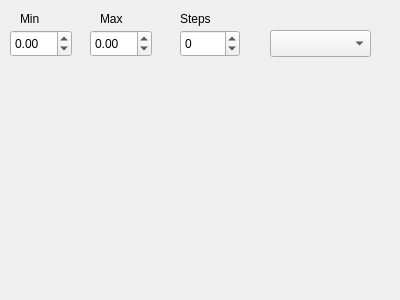
<?xml version="1.0" encoding="UTF-8"?>
<ui version="4.0">
 <class>Form</class>
 <widget class="QWidget" name="Form">
  <property name="geometry">
   <rect>
    <x>0</x>
    <y>0</y>
    <width>400</width>
    <height>300</height>
   </rect>
  </property>
  <property name="windowTitle">
   <string>Form</string>
  </property>
  <widget class="QLabel" name="label">
   <property name="geometry">
    <rect>
     <x>20</x>
     <y>10</y>
     <width>66</width>
     <height>17</height>
    </rect>
   </property>
   <property name="text">
    <string>Min</string>
   </property>
  </widget>
  <widget class="QLabel" name="label_2">
   <property name="geometry">
    <rect>
     <x>100</x>
     <y>10</y>
     <width>66</width>
     <height>17</height>
    </rect>
   </property>
   <property name="text">
    <string>Max</string>
   </property>
  </widget>
  <widget class="QComboBox" name="uiUnit">
   <property name="geometry">
    <rect>
     <x>270</x>
     <y>30</y>
     <width>101</width>
     <height>27</height>
    </rect>
   </property>
  </widget>
  <widget class="QDoubleSpinBox" name="uiMin">
   <property name="geometry">
    <rect>
     <x>10</x>
     <y>30</y>
     <width>62</width>
     <height>27</height>
    </rect>
   </property>
   <property name="minimum">
    <double>-999999999.000000000000000</double>
   </property>
   <property name="maximum">
    <double>999999999.000000000000000</double>
   </property>
  </widget>
  <widget class="QDoubleSpinBox" name="uiMax">
   <property name="geometry">
    <rect>
     <x>90</x>
     <y>30</y>
     <width>62</width>
     <height>27</height>
    </rect>
   </property>
   <property name="minimum">
    <double>-999999999.000000000000000</double>
   </property>
   <property name="maximum">
    <double>999999999.000000000000000</double>
   </property>
  </widget>
  <widget class="QSpinBox" name="uiSteps">
   <property name="geometry">
    <rect>
     <x>180</x>
     <y>30</y>
     <width>60</width>
     <height>27</height>
    </rect>
   </property>
   <property name="minimum">
    <number>-99</number>
   </property>
  </widget>
  <widget class="QLabel" name="label_3">
   <property name="geometry">
    <rect>
     <x>180</x>
     <y>10</y>
     <width>66</width>
     <height>17</height>
    </rect>
   </property>
   <property name="text">
    <string>Steps</string>
   </property>
  </widget>
 </widget>
 <resources/>
 <connections/>
</ui>
